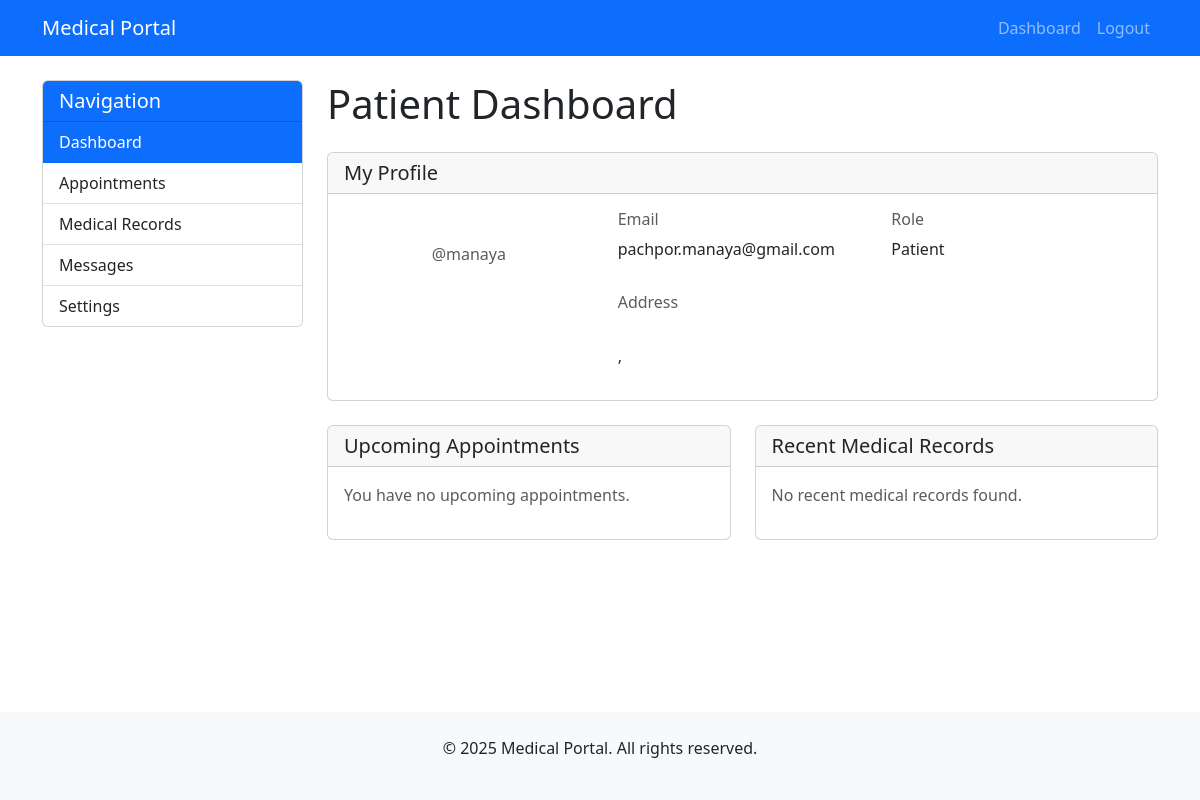
/dashboard/patient/ (signed in), run on an earlier commit of the app's database.
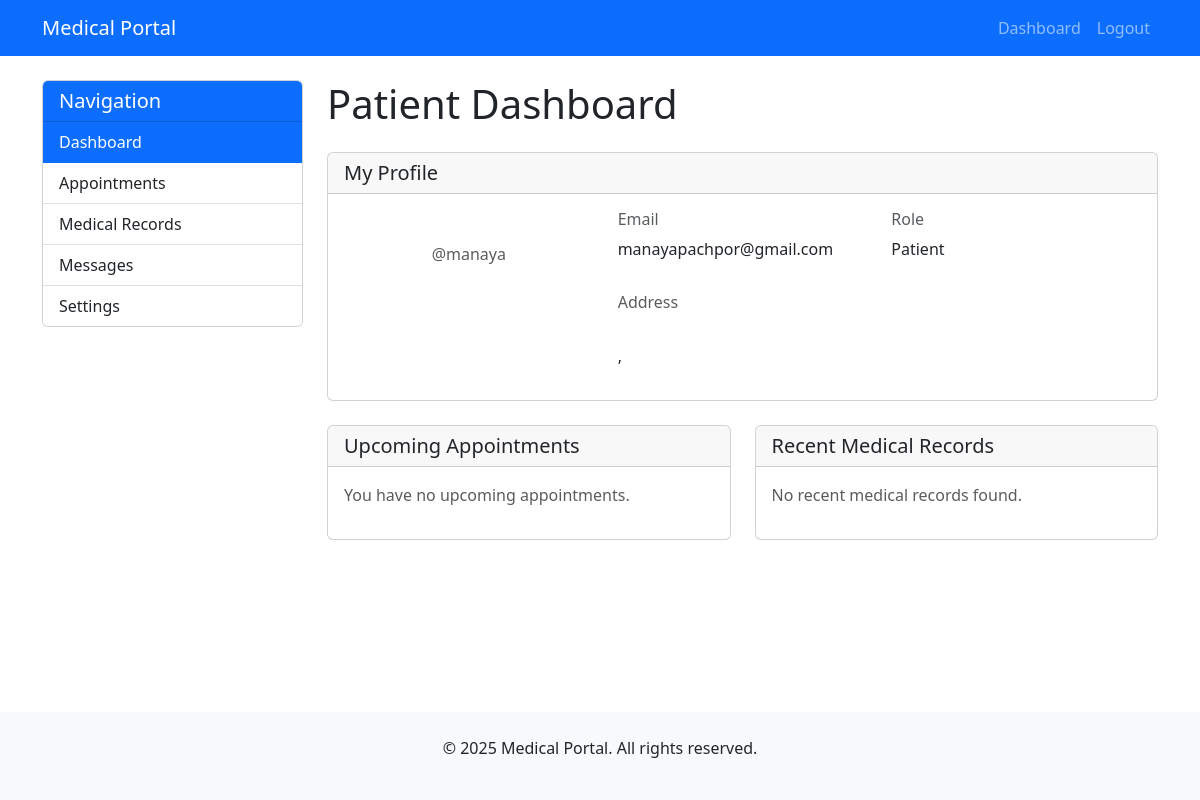
And on a later commit of the database.
### users/models.py (models this page shows, shortened)
class CustomUser(AbstractUser):
    class Role(models.TextChoices):
        PATIENT = 'patient', _('Patient')
        DOCTOR = 'doctor', _('Doctor')
    role = models.CharField(
        max_length=10,
        choices=Role.choices,
        default=Role.PATIENT,
    )

### dashboard/views.py (the view)
# urls.py: path('patient/', views.patient_dashboard, name='patient_dashboard'),
@login_required
def patient_dashboard(request):
    if request.user.role != CustomUser.Role.PATIENT:
        return redirect('role_redirect')
    context = {
        'user': request.user,
        'profile': request.user.profile
    }
    return render(request, 'dashboard/patient_dashboard.html', context)

### templates/dashboard/patient_dashboard.html (shortened to what this page needs)
{% extends 'base.html' %}
{% block content %}
<div class="row">
    <div class="col-md-3">
        <div class="card mb-4">
            <div class="card-header bg-primary text-white">
                <h5 class="mb-0">Navigation</h5>
            </div>
            <div class="list-group list-group-flush">
                <a href="{% url 'patient_dashboard' %}" class="list-group-item list-group-item-action active">Dashboard</a>
                <a href="#" class="list-group-item list-group-item-action">Appointments</a>
                <a href="#" class="list-group-item list-group-item-action">Medical Records</a>
                <a href="#" class="list-group-item list-group-item-action">Messages</a>
                <a href="#" class="list-group-item list-group-item-action">Settings</a>
            </div>
        </div>
    </div>
    <div class="col-md-9">
        <h1 class="mb-4">Patient Dashboard</h1>
        <div class="card mb-4">
            <div class="card-header">
                <h5 class="mb-0">My Profile</h5>
            </div>
            <div class="card-body">
                <div class="row">
                    <div class="col-md-4 text-center mb-4 mb-md-0">
                        <p class="text-muted">@{{ user.username }}</p>
                    </div>
                    <div class="col-md-8">
                        <div class="row mb-3">
                            <div class="col-md-6">
                                <h6 class="text-muted">Email</h6>
                                <p>{{ user.email }}</p>
                            </div>
                            <div class="col-md-6">
                                <h6 class="text-muted">Role</h6>
                                <p class="text-capitalize">{{ user.role }}</p>
                            </div>
                        </div>
                        <h6 class="text-muted">Address</h6>
                        <p>
                            {{ profile.address_line1 }}<br>
                            {{ profile.city }}, {{ profile.state }} {{ profile.pincode }}
                        </p>
                    </div>
                </div>
            </div>
        </div>
        <div class="row">
            <div class="col-md-6">
                <div class="card mb-4">
                    <div class="card-header">
                        <h5 class="mb-0">Upcoming Appointments</h5>
                    </div>
                    <div class="card-body">
                        <p class="text-muted">You have no upcoming appointments.</p>
                    </div>
                </div>
            </div>
            <div class="col-md-6">
                <div class="card mb-4">
                    <div class="card-header">
                        <h5 class="mb-0">Recent Medical Records</h5>
                    </div>
                    <div class="card-body">
                        <p class="text-muted">No recent medical records found.</p>
                    </div>
                </div>
            </div>
        </div>
    </div>
</div>
{% endblock %}

### templates/base.html (shortened to what this page needs)
<!DOCTYPE html>
<html lang="en">
<head>
    <link href="https://cdn.jsdelivr.net/npm/bootstrap@5.3.0/dist/css/bootstrap.min.css" rel="stylesheet">
    <link rel="stylesheet" href="{{ STATIC_URL }}css/style.css">
</head>
<body>
    <header>
        <nav class="navbar navbar-expand-lg navbar-dark bg-primary">
            <div class="container">
                <a class="navbar-brand" href="{% url 'home' %}">Medical Portal</a>
                <div class="collapse navbar-collapse" id="navbarNav">
                    <ul class="navbar-nav ms-auto">
                        {% if user.is_authenticated %}
                            <li class="nav-item">
                                <a class="nav-link" href="{% url 'role_redirect' %}">Dashboard</a>
                            </li>
                            <li class="nav-item">
                                <a class="nav-link" href="{% url 'logout' %}">Logout</a>
                            </li>
                        {% endif %}
                    </ul>
                </div>
            </div>
        </nav>
    </header>
    <main>
        <div class="container mt-4">
            {% block content %}{% endblock %}
        </div>
    </main>
    <footer class="bg-light py-4 mt-5">
        <div class="container text-center">
            <p>&copy; {% now "Y" %} Medical Portal. All rights reserved.</p>
        </div>
    </footer>
</body>
</html>

### static/css/style.css (style rules this page uses)
body { min-height: 100vh; display: flex; flex-direction: column; }
main { flex: 1; }

What changed in the data, as far as the page shows it:
changed CustomUser "manaya": email "pachpor.manaya@gmail.com" → "manayapachpor@gmail.com"
